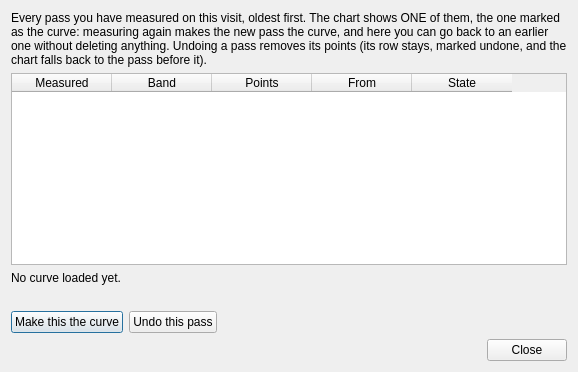
<?xml version="1.0" encoding="UTF-8"?>
<!--
  The passes of a visit (2026-09-30). A visit can hold several series runs:
  the observer measures again with another band, with another sequence, or
  just to check something. Every pass keeps its own points, but the CHART
  shows ONE of them (drawing them all at once is the corruption that was
  reported: 976 points at two levels joined by a zigzag). This window is
  where the passes are seen and where the chart's one is chosen, without
  deleting anything.

  Loaded by gui/ufe_passes_dialog.py through gui/ui_loader.py (ADR-005):
  the structure and every visible string live here.
-->
<ui version="4.0">
 <class>UfePassesDialog</class>
 <widget class="QDialog" name="UfePassesDialog">
  <property name="windowTitle">
   <string>Passes of this visit</string>
  </property>
  <layout class="QVBoxLayout" name="vbox_passes">
   <property name="leftMargin"><number>11</number></property>
   <property name="topMargin"><number>11</number></property>
   <property name="rightMargin"><number>11</number></property>
   <property name="bottomMargin"><number>11</number></property>
   <item>
    <widget class="QLabel" name="lbl_passes_hint">
     <property name="text">
      <string>Every pass you have measured on this visit, oldest first. The chart shows ONE of them, the one marked as the curve: measuring again makes the new pass the curve, and here you can go back to an earlier one without deleting anything. Undoing a pass removes its points (its row stays, marked undone, and the chart falls back to the pass before it).</string>
     </property>
     <property name="wordWrap"><bool>true</bool></property>
    </widget>
   </item>
   <item>
    <widget class="QTableWidget" name="tbl_passes">
     <property name="editTriggers">
      <set>QAbstractItemView::NoEditTriggers</set>
     </property>
     <property name="selectionBehavior">
      <enum>QAbstractItemView::SelectRows</enum>
     </property>
     <property name="selectionMode">
      <enum>QAbstractItemView::SingleSelection</enum>
     </property>
     <property name="toolTip">
      <string>One row per pass: when you measured it, the band it was calibrated in, how many points it holds, the stretch of night it covers and its state</string>
     </property>
     <column>
      <property name="text"><string>Measured</string></property>
     </column>
     <column>
      <property name="text"><string>Band</string></property>
     </column>
     <column>
      <property name="text"><string>Points</string></property>
     </column>
     <column>
      <property name="text"><string>From</string></property>
     </column>
     <column>
      <property name="text"><string>State</string></property>
     </column>
    </widget>
   </item>
   <item>
    <widget class="QLabel" name="lbl_passes_shown">
     <property name="text">
      <string>No curve loaded yet.</string>
     </property>
     <property name="wordWrap"><bool>true</bool></property>
    </widget>
   </item>
   <item>
    <widget class="QLabel" name="lbl_passes_trail">
     <property name="text">
      <string/>
     </property>
     <property name="wordWrap"><bool>true</bool></property>
    </widget>
   </item>
   <item>
    <layout class="QHBoxLayout" name="row_passes">
     <item>
      <widget class="QPushButton" name="btn_passes_use">
       <property name="toolTip">
        <string>Draw this pass in the chart. Nothing is deleted and nothing is measured again: the visit remembers which pass it shows, and its points stay where they are</string>
       </property>
       <property name="text">
        <string>Make this the curve</string>
       </property>
      </widget>
     </item>
     <item>
      <widget class="QPushButton" name="btn_passes_undo">
       <property name="toolTip">
        <string>Undo this pass: its points go, its row stays marked undone (the trail is never silent) and the chart falls back to the pass before it. The frames are untouched and you can measure again</string>
       </property>
       <property name="text">
        <string>Undo this pass</string>
       </property>
      </widget>
     </item>
     <item>
      <spacer name="hsp_passes">
       <property name="orientation"><enum>Qt::Horizontal</enum></property>
       <property name="sizeHint" stdset="0">
        <size><width>40</width><height>20</height></size>
       </property>
      </spacer>
     </item>
    </layout>
   </item>
   <item>
    <widget class="QDialogButtonBox" name="box_passes">
     <property name="standardButtons">
      <set>QDialogButtonBox::Close</set>
     </property>
    </widget>
   </item>
  </layout>
 </widget>
 <resources/>
 <connections/>
</ui>
